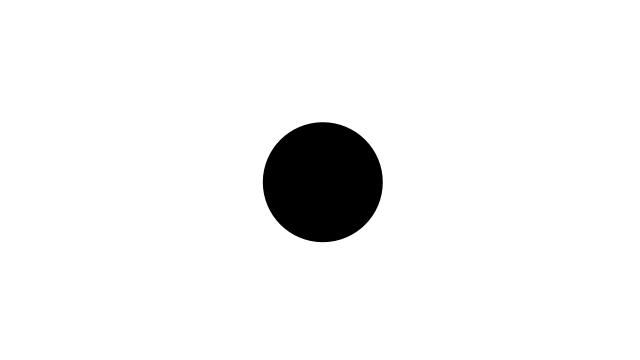
Frame 1 (no input)
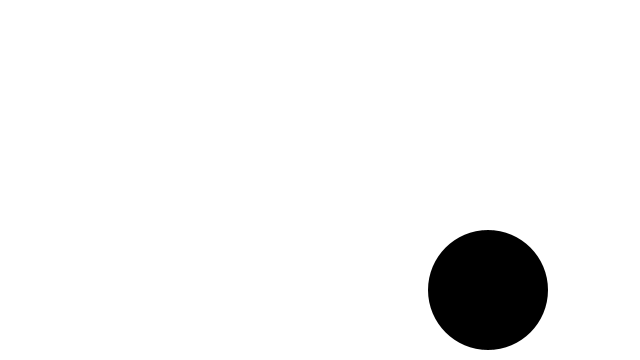
Frame 60 (the mouse pressed at the canvas centre just before this capture)
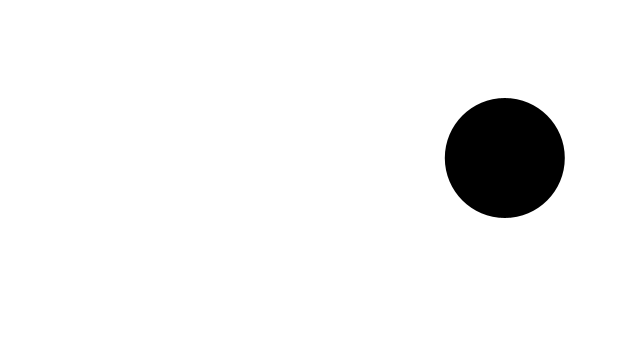
Frame 120 (the mouse held since frame 60 and released just before this capture)

The Processing sketch that drew these frames (run headless with seeded random() and noise(); from frame 60 on, the mouse is pressed at the canvas centre):

// Processing sketch: ball
// ── ball.pde
int rad = 60;       
float xpos, ypos;     

float xspeed = 2.8;  
float yspeed = 2.2;  

int xdirection = 1; 
int ydirection = 1;  

void setup() 
{
  size(640, 360);
  noStroke();
  frameRate(30);
  ellipseMode(RADIUS);
  xpos = width/2;
  ypos = height/2;
}

void draw() 
{
  background(255);
  xpos = xpos + ( xspeed * xdirection );
  ypos = ypos + ( yspeed * ydirection );
  
  if (xpos > width-rad || xpos < rad) {
    xdirection *= -1;
  }
  if (ypos > height-rad || ypos < rad) {
    ydirection *= -1;
  }
  fill(0);
  ellipse(xpos, ypos, rad, rad);
}
